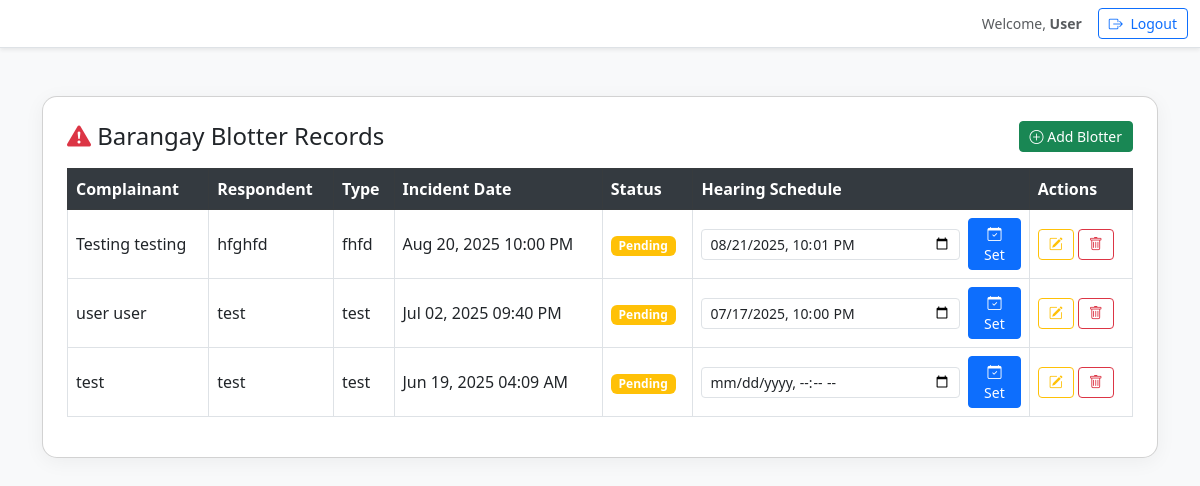
Page /blotter/index.php on the committed database.
### tables this page shows
CREATE TABLE `blotters` (
  `id` int(11) NOT NULL,
  `complainant` varchar(100) NOT NULL,
  `respondent` varchar(100) DEFAULT NULL,
  `incident_type` varchar(100) DEFAULT NULL,
  `incident_location` text DEFAULT NULL,
  `incident_datetime` datetime DEFAULT NULL,
  `description` text DEFAULT NULL,
  `status` enum('Pending','Settled','Dismissed') DEFAULT 'Pending',
  `schedule_datetime` datetime DEFAULT NULL,
  `created_at` timestamp NOT NULL DEFAULT current_timestamp()
);

### blotter/index.php (the view, shortened to what this page needs)
<?php
include '../config.php';
$blotters = $conn->query("SELECT * FROM blotters ORDER BY created_at DESC");
?>
<!DOCTYPE html>
<html lang="en">
<head>
    <link rel="stylesheet" href="https://cdn.jsdelivr.net/npm/bootstrap@5.3.0/dist/css/bootstrap.min.css">
    <link href="https://cdn.jsdelivr.net/npm/bootstrap-icons@1.10.5/font/bootstrap-icons.css" rel="stylesheet">
</head>
<body>
<?php include '../navbar.php'; ?>
<div class="container mt-5">
    <div class="card p-4">
        <div class="d-flex justify-content-between align-items-center mb-3">
            <h4 class="mb-0"><i class="bi bi-exclamation-triangle-fill text-danger"></i> Barangay Blotter Records</h4>
            <a href="add.php" class="btn btn-success btn-sm">
                <i class="bi bi-plus-circle"></i> Add Blotter
            </a>
        </div>
        <div class="table-responsive">
            <table class="table table-bordered table-hover align-middle">
                <thead class="table-dark">
                    <tr>
                        <th>Complainant</th>
                        <th>Respondent</th>
                        <th>Type</th>
                        <th>Incident Date</th>
                        <th>Status</th>
                        <th>Hearing Schedule</th>
                        <th>Actions</th>
                    </tr>
                </thead>
                <tbody>
                    <?php while ($b = $blotters->fetch_assoc()): ?>
                    <tr>
                        <td><?= htmlspecialchars($b['complainant']) ?></td>
                        <td><?= htmlspecialchars($b['respondent']) ?></td>
                        <td><?= htmlspecialchars($b['incident_type']) ?></td>
                        <td><?= !empty($b['incident_datetime']) ? date('M d, Y h:i A', strtotime($b['incident_datetime'])) : '<span class="text-muted">N/A</span>' ?></td>
                        <td>
                            <span class="badge bg-<?=
                                $b['status'] === 'Pending' ? 'warning' :
                                ($b['status'] === 'Settled' ? 'success' :
                                ($b['status'] === 'Dismissed' ? 'danger' : 'secondary')) ?>">
                                <?= $b['status'] ?>
                            </span>
                        </td>
                        <td>
                            <form method="POST" class="d-flex align-items-center gap-2">
                                <input type="datetime-local" name="schedule_datetime" class="form-control form-control-sm"
                                    value="<?= !empty($b['schedule_datetime']) ? date('Y-m-d\TH:i', strtotime($b['schedule_datetime'])) : '' ?>" required>
                                <button type="submit" class="btn btn-sm btn-primary">
                                    <i class="bi bi-calendar-check"></i> Set
                                </button>
                            </form>
                        </td>
                        <td>
                            <a href="edit.php?id=<?= $b['id'] ?>" class="btn btn-sm btn-outline-warning">
                                <i class="bi bi-pencil-square"></i>
                            </a>
                            <a href="delete.php?id=<?= $b['id'] ?>" class="btn btn-sm btn-outline-danger" onclick="return confirm('Delete this blotter?')">
                                <i class="bi bi-trash"></i>
                            </a>
                        </td>
                    </tr>
                    <?php endwhile ?>
                </tbody>
            </table>
        </div>
    </div>
</div>
</body>
</html>

### blotter/index.php (style rules this page uses)
body { background-color: #f8f9fa; }
.card { border-radius: 15px; box-shadow: 0 4px 20px rgba(0,0,0,0.05); }
.table th { background-color: #343a40; color: white; }
.table td, .table th { vertical-align: middle; }
.btn-sm { padding: 4px 10px; }
input[type="datetime-local"] { min-width: 200px; }

### rows in the picture
blotters: complainant "Testing testing", respondent "hfghfd", incident_type "fhfd", incident_datetime "Aug 20, 2025 10:00 PM", status "Pending", schedule_datetime "08/21/2025 22:01"
blotters: complainant "user user", respondent "test", incident_type "test", incident_datetime "Jul 02, 2025 09:40 PM", status "Pending", schedule_datetime "07/17/2025 22:00"
blotters: complainant "test", respondent "test", incident_type "test", incident_datetime "Jun 19, 2025 04:09 AM", status "Pending"

### other values in the picture
$userName "User"
